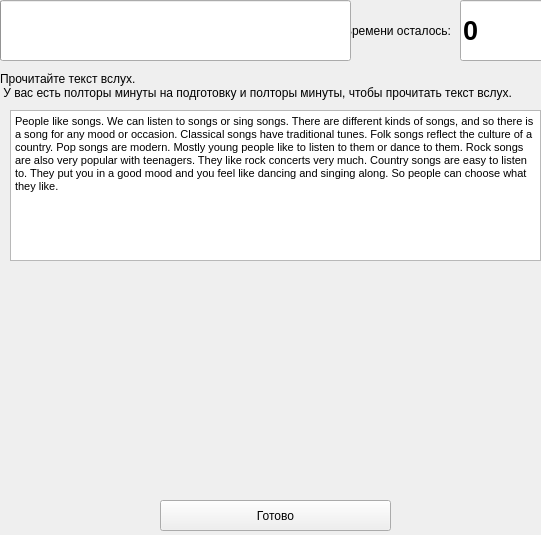
<?xml version="1.0" encoding="UTF-8"?>
<ui version="4.0">
 <class>MainWindow</class>
 <widget class="QMainWindow" name="MainWindow">
  <property name="geometry">
   <rect>
    <x>0</x>
    <y>0</y>
    <width>541</width>
    <height>535</height>
   </rect>
  </property>
  <property name="windowTitle">
   <string>MainWindow</string>
  </property>
  <widget class="QWidget" name="centralwidget">
   <widget class="QPushButton" name="microphoneButton">
    <property name="enabled">
     <bool>false</bool>
    </property>
    <property name="geometry">
     <rect>
      <x>150</x>
      <y>260</y>
      <width>241</width>
      <height>241</height>
     </rect>
    </property>
    <property name="autoFillBackground">
     <bool>false</bool>
    </property>
    <property name="text">
     <string/>
    </property>
    <property name="icon">
     <iconset>
      <normaloff>voice-search.png</normaloff>voice-search.png</iconset>
    </property>
    <property name="iconSize">
     <size>
      <width>228</width>
      <height>300</height>
     </size>
    </property>
    <property name="checkable">
     <bool>false</bool>
    </property>
    <property name="flat">
     <bool>true</bool>
    </property>
   </widget>
   <widget class="QPushButton" name="startButton">
    <property name="geometry">
     <rect>
      <x>160</x>
      <y>500</y>
      <width>231</width>
      <height>31</height>
     </rect>
    </property>
    <property name="text">
     <string>Готово</string>
    </property>
   </widget>
   <widget class="QLabel" name="label_2">
    <property name="geometry">
     <rect>
      <x>280</x>
      <y>20</y>
      <width>171</width>
      <height>21</height>
     </rect>
    </property>
    <property name="text">
     <string>Времени осталось:</string>
    </property>
    <property name="alignment">
     <set>Qt::AlignRight|Qt::AlignTrailing|Qt::AlignVCenter</set>
    </property>
   </widget>
   <widget class="QLineEdit" name="timeChet">
    <property name="geometry">
     <rect>
      <x>460</x>
      <y>0</y>
      <width>113</width>
      <height>61</height>
     </rect>
    </property>
    <property name="font">
     <font>
      <pointsize>20</pointsize>
      <weight>75</weight>
      <bold>true</bold>
     </font>
    </property>
    <property name="text">
     <string>0</string>
    </property>
    <property name="readOnly">
     <bool>true</bool>
    </property>
   </widget>
   <widget class="QProgressBar" name="timerBar">
    <property name="geometry">
     <rect>
      <x>0</x>
      <y>0</y>
      <width>351</width>
      <height>61</height>
     </rect>
    </property>
    <property name="maximum">
     <number>429</number>
    </property>
    <property name="value">
     <number>0</number>
    </property>
    <property name="textVisible">
     <bool>false</bool>
    </property>
   </widget>
   <widget class="QLabel" name="label_7">
    <property name="geometry">
     <rect>
      <x>0</x>
      <y>70</y>
      <width>531</width>
      <height>31</height>
     </rect>
    </property>
    <property name="text">
     <string>Прочитайте текст вслух.
 У вас есть полторы минуты на подготовку и полторы минуты, чтобы прочитать текст вслух.</string>
    </property>
   </widget>
   <widget class="QTextEdit" name="textEdit">
    <property name="geometry">
     <rect>
      <x>10</x>
      <y>110</y>
      <width>531</width>
      <height>151</height>
     </rect>
    </property>
    <property name="html">
     <string>&lt;!DOCTYPE HTML PUBLIC &quot;-//W3C//DTD HTML 4.0//EN&quot; &quot;http://www.w3.org/TR/REC-html40/strict.dtd&quot;&gt;
&lt;html&gt;&lt;head&gt;&lt;meta name=&quot;qrichtext&quot; content=&quot;1&quot; /&gt;&lt;style type=&quot;text/css&quot;&gt;
p, li { white-space: pre-wrap; }
&lt;/style&gt;&lt;/head&gt;&lt;body style=&quot; font-family:'MS Shell Dlg 2'; font-size:8.25pt; font-weight:400; font-style:normal;&quot;&gt;
&lt;p style=&quot; margin-top:0px; margin-bottom:0px; margin-left:0px; margin-right:0px; -qt-block-indent:0; text-indent:0px;&quot;&gt;People like songs. We can listen to songs or sing songs. There are different kinds of songs, and so there is a song for any mood or occasion. Classical songs have traditional tunes. Folk songs reflect the culture of a country. Pop songs are modern. Mostly young people like to listen to them or dance to them. Rock songs are also very popular with teenagers. They like rock concerts very much. Country songs are easy to listen to. They put you in a good mood and you feel like dancing and singing along. So people can choose what they like.&lt;/p&gt;&lt;/body&gt;&lt;/html&gt;</string>
    </property>
   </widget>
  </widget>
 </widget>
 <resources/>
 <connections/>
</ui>
